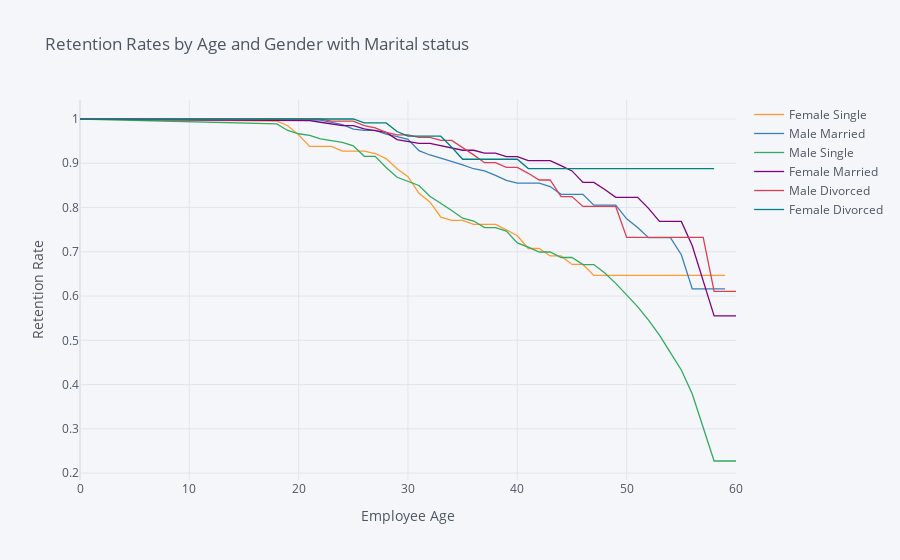

The code cell stored with this chart in its notebook:
### Code cell
rates = survival(data, 'Gender/MaritalS', 'Age', 'Attrition')

rates.iplot(kind='line', xTitle='Employee Age', yTitle='Retention Rate',
            title='Retention Rates by Age and Gender with Marital status')
